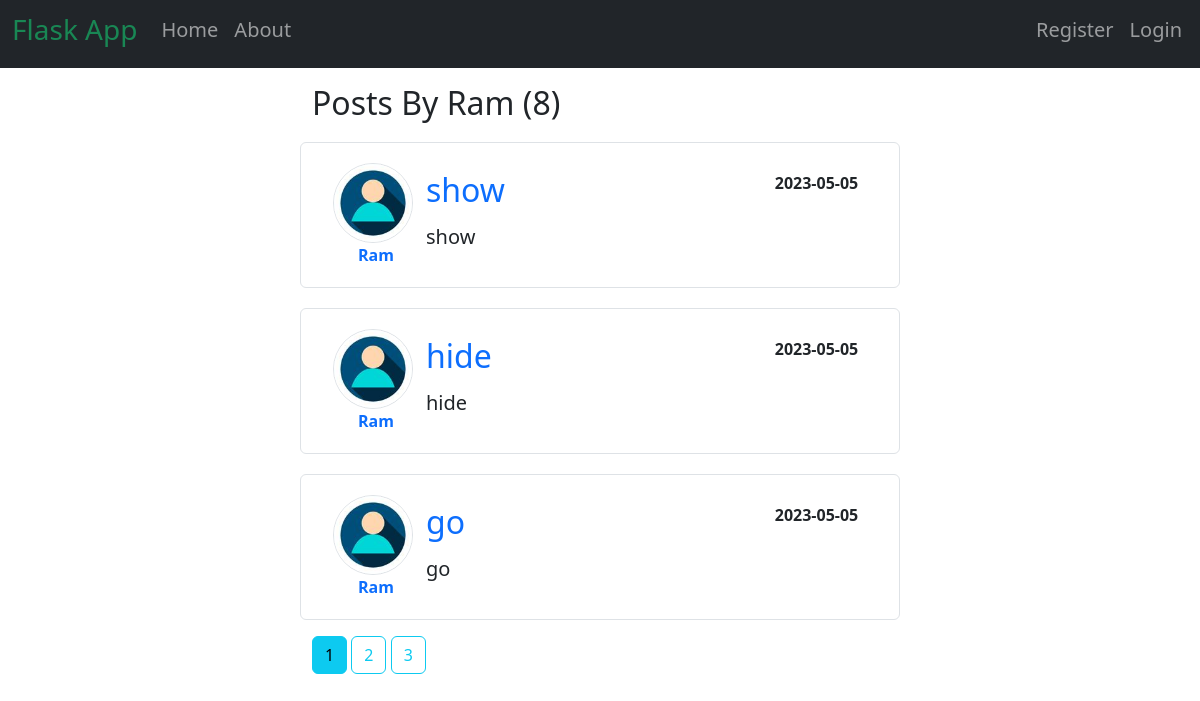
The page /users/Ram on the database its author committed.
### flaskblog/models.py (models this page shows, shortened)
class User(db.Model, UserMixin):
   id = db.Column(db.Integer, primary_key=True)
   username = db.Column(db.String(20), unique=True, nullable=False)
   email = db.Column(db.String(120), unique=True, nullable=False)
   image_file = db.Column(db.String(20), nullable=False, default='default.jpg')
   password = db.Column(db.String(60), nullable=False)
   posts = db.relationship('Post', backref='author', lazy=True)

class Post(db.Model):
   id = db.Column(db.Integer, primary_key=True)
   title = db.Column(db.String(100), nullable=False)
   date_posted = db.Column(db.DateTime, nullable=False, default=datetime.utcnow)
   content = db.Column(db.Text, nullable=False)
   user_id = db.Column(db.Integer, db.ForeignKey('user.id'), nullable=False)

### flaskblog/users/routes.py (the view)
@users.route('/users/<string:username>')
def user_posts(username):
   page = request.args.get('page', 1, type=int)
   user = User.query.filter_by(username=username).first_or_404()
   posts = Post.query.filter_by(author=user).order_by(Post.date_posted.desc()).paginate(page=page, per_page=3)
   return render_template('user_posts.html', posts=posts, user=user)

### flaskblog/templates/user_posts.html (shortened to what this page needs)
{% extends 'layout.html' %}
{% block content %}
    <h2 class="mt-3">Posts By {{ user.username }} ({{ posts.total }})</h2>
    {% for post in posts.items %}
    <div class="blog row border rounded mb-3">
        <div class="col-2">
            <img class="rounded-circle border" src="{{ url_for('static', filename='profile_pics/' + post.author.image_file) }}" height="80">
            <br> &nbsp; &nbsp; &nbsp; <a class="link" href="#"><b>{{post.author.username}}</b></a>
        </div>
        <div class="col-10">
            <div class="row mt-2">
                <h2 class="col-9 text-info"><a class="link" href="{{ url_for('posts.post', post_id=post.id )}}">{{post.title}}</a></h2>
                <b class="col-3">{{post.date_posted.strftime('%Y-%m-%d')}}</b>
            </div>
            <div class="row mt-2">
                <h5 class="col-6">{{post.content}}</h5>
            </div>
        </div>
    </div>
    {% endfor %}
    {% for page_num in posts.iter_pages(left_edge=1, right_edge=1, left_current=1, right_current=1) %}
        {% if page_num %}
            {% if posts.page == page_num %}
                <a class="btn btn-info mb-4" href="{{ url_for('users.user_posts', username=user.username, page=page_num) }}">{{ page_num }}</a>
            {% else %}
                <a class="btn btn-outline-info mb-4" href="{{ url_for('users.user_posts', username=user.username, page=page_num) }}">{{ page_num }}</a>
            {% endif %}
        {% endif %}
    {% endfor %}
{% endblock %}

### flaskblog/templates/layout.html (shortened to what this page needs)
<!DOCTYPE html>
<html lang="en">
    <link href="https://cdn.jsdelivr.net/npm/bootstrap@5.3.0-alpha3/dist/css/bootstrap.min.css" rel="stylesheet">
    <link rel="stylesheet" href="{{ url_for('static', filename='main.css') }}"></link>
</head>
<body">
    <nav class="navbar navbar-expand-lg navbar-dark bg-dark">
        <div class="container-fluid">
            <a class="navbar-brand text-success" href="#"><h3>Flask App</h3></a>
            <div class="collapse navbar-collapse" id="navbarNav">
                <div class="navbar-nav mr-auto">
                        <a class="nav-item nav-link" href="{{ url_for('main.home') }}"><h5>Home</h5></a>
                        <a class="nav-item nav-link" href="{{ url_for('main.about') }}"><h5>About</h5></a>
                </div>
                <div class="navbar-nav auth">
                    {% if current_user.is_authenticated %}
                        <a class="nav-item nav-link" href="{{ url_for('posts.new_post') }}"><h5>New Post</h5></a>
                        <a class="nav-item nav-link" href="{{ url_for('users.account') }}"><h5>Account</h5></a>
                        <a class="nav-item nav-link" href="{{ url_for('users.logout') }}"><h5>Logout</h5></a>
                    {% else %}
                        <a class="nav-item nav-link" href="{{ url_for('users.register') }}"><h5>Register</h5></a>
                        <a class="nav-item nav-link" href="{{ url_for('users.login') }}"><h5>Login</h5></a>
                    {% endif %}
                </div>
            </div>
        </div>
    </nav>
    <div class="container col-6">
        {% block content %} {% endblock %}
    </div>
</body>
</html>

### flaskblog/static/main.css (style rules this page uses)
.blog { margin-top: 20px; padding: 20px; }
.auth { position: absolute; right: 10px; }
.link { text-decoration: none; }

### rows shown on the page
User: username "Ram"
Post: image_file (picture), author.username "Ram", title "show", date_posted "2023-05-05", content "show"
Post: image_file (picture), author.username "Ram", title "hide", date_posted "2023-05-05", content "hide"
Post: image_file (picture), author.username "Ram", title "go", date_posted "2023-05-05", content "go"

### other values the page prints
{{ posts.total }} "8"
{{ page_num }} "1"
{{ page_num }} "2" "3"
